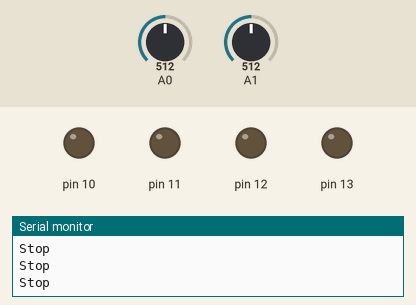
The sketch below on a simulated Arduino Uno, built with avr-gcc and run on an emulated ATmega328P. Parts: output pins drawn as LEDs (lit = HIGH), the last lines printed to the serial monitor. The inputs (shaded band) are chosen by the test bench; at power-on: A0 = 512, A1 = 512.

Above: at 1.2 s.
1.3 s: A0 set to 586
4.3 s: A0 set to 614
At 5.5 s:
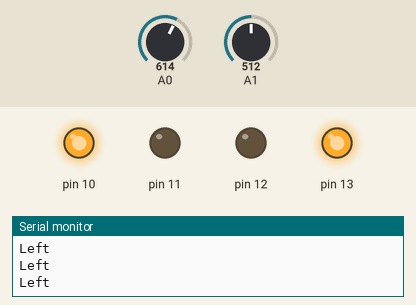
5.8 s: A1 set to 587
8.8 s: A1 set to 610
At 10.0 s:
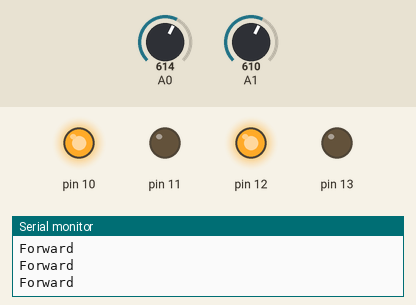
10.3 s: A0 set to 590
At 11.5 s:
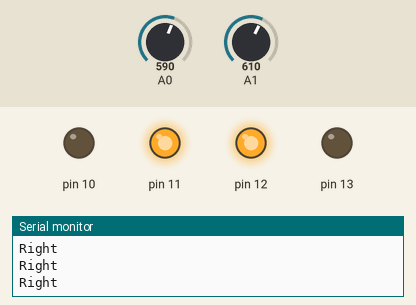
11.8 s: A1 set to 590
At 12.6 s:
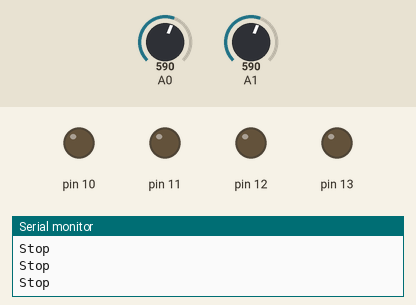
Timing chart, 0 to 14.3 s (numbered marks = the images above; inputs shaded):
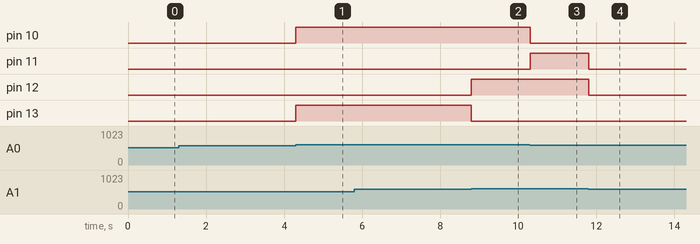

The sketch:

LFR_final.ino
```cpp
void setup() {
  Serial.begin(9600);
  pinMode(10,OUTPUT);
  pinMode(11,OUTPUT);
  pinMode(12,OUTPUT);
  pinMode(13,OUTPUT);
  pinMode(A0,INPUT);
  pinMode(A1,INPUT);
}
void moveRobot(String motion){
  if(motion == "Forward") {
      digitalWrite(10,HIGH);
      digitalWrite(11,LOW);
      digitalWrite(12,HIGH);
      digitalWrite(13,LOW);
      Serial.println("Forward");
    }
  if(motion == "Backward"){
      digitalWrite(10,LOW);
      digitalWrite(11,HIGH);
      digitalWrite(12,LOW);
      digitalWrite(13,HIGH);
      Serial.println("Backward");
    }
  if(motion == "Right")   {
      digitalWrite(10,LOW);
      digitalWrite(11,HIGH);
      digitalWrite(12,HIGH);
      digitalWrite(13,LOW);
      Serial.println("Right");
    }
  if(motion == "Left"){
      digitalWrite(10,HIGH);
      digitalWrite(11,LOW);
      digitalWrite(12,LOW);
      digitalWrite(13,HIGH);
      Serial.println("Left");
    }
  if(motion == "Stop"){
      digitalWrite(10,LOW);
      digitalWrite(11,LOW);
      digitalWrite(12,LOW);
      digitalWrite(13,LOW);
      Serial.println("Stop");
    }
}

void loop() {
int R_sensor = analogRead(A0); //right sensor
int L_sensor = analogRead(A1); //left sensor
//Serial.println("Value of right sensor:" + String(R_sensor) + "\tValue of left sensor:" + String(L_sensor)+ "\n");
//delay(1000);
if( R_sensor>600 && L_sensor>600) {
  //Robot centre on line
  moveRobot("Forward");
}
if( R_sensor<600 && L_sensor>600) {
  //line takes right curve
  moveRobot("Right");
}
if( R_sensor>600 && L_sensor<600) {
  //line takes left curve
  moveRobot("Left");
}
if( R_sensor<600 && L_sensor<600) {
  //line detected by both sensors - stop
  moveRobot("Stop");
}

}
```

Measured:
- the behaviour switches between 600 and 601 on A0 (found by bisection; images 0 and 1)
- the behaviour switches between 600 and 601 on A1 (found by bisection; images 1 and 2)
- after the input at 4.3 s, pin 10, pin 13: LOW → HIGH at once
- after the input at 8.8 s, pin 12: LOW → HIGH at once; pin 13: HIGH → LOW at once
- after the input at 10.3 s, pin 10: HIGH → LOW at once; pin 11: LOW → HIGH at once
- after the input at 11.8 s, pin 11, pin 12: HIGH → LOW at once
